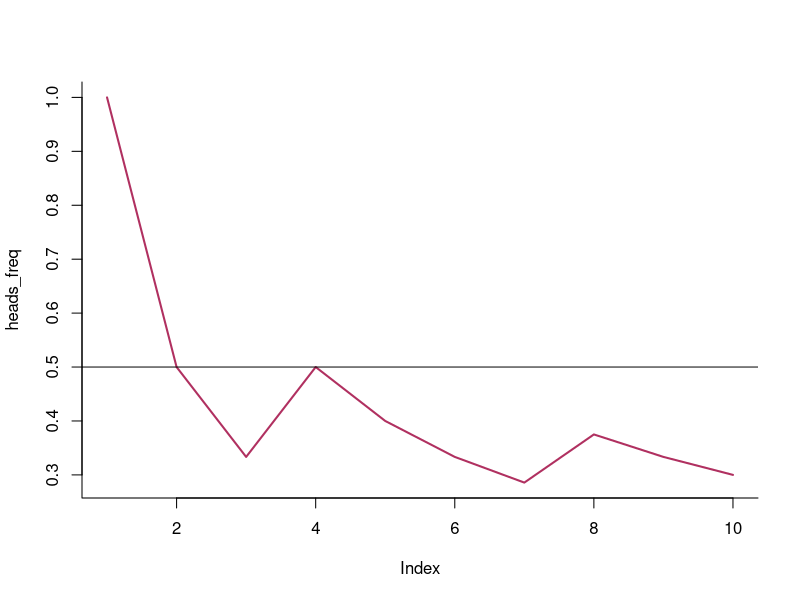
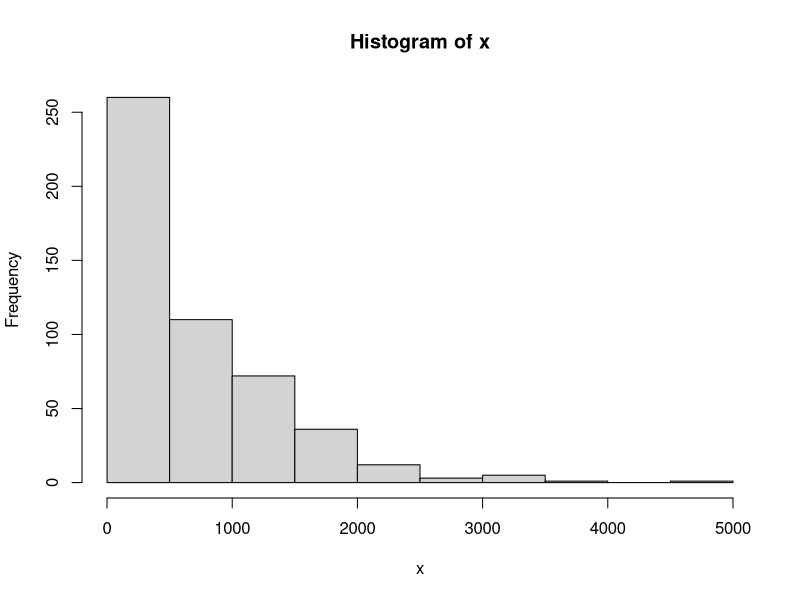
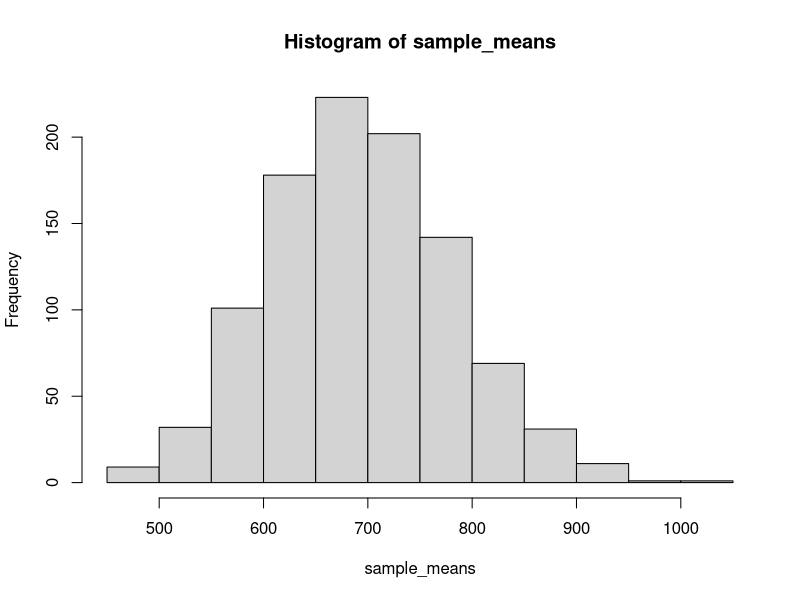
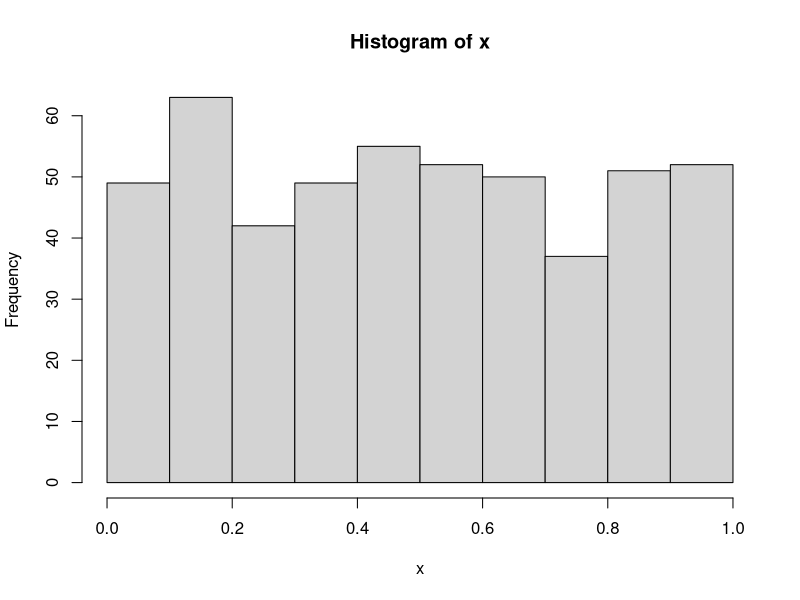
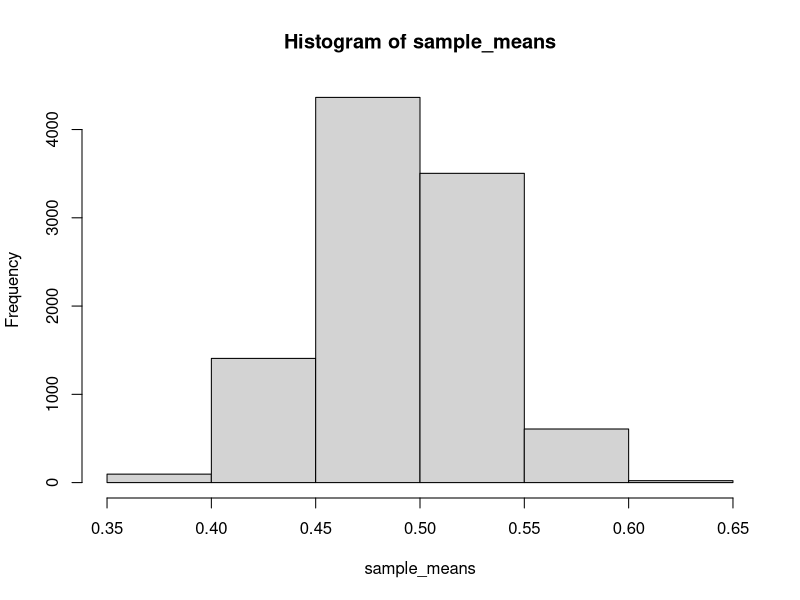

Generate these figures, in order, with R:
rm(list = ls())

num_flips <- 10 ## Keep increasing by * 10 to see how plot changes

coin <- c(0, 1)

flips <- sample(coin, size = num_flips, replace = TRUE)
flips
mean(flips)

heads_freq <- cumsum(flips == 0) / 1:num_flips

heads_freq[(length(heads_freq)-num_flips):length(heads_freq)]

plot(heads_freq, type="l", bty="l", col="maroon", lwd=2)
abline(h=0.5)


## Central limit theorem example:

# create random variable with highly skewed distribution

x <- rexp(500, 1/700)
hist(x)

sample_means <- NULL
for (i in 1:1000) {
  sample <- sample(x, 50)
  sample_means[i] <- mean(sample)
}
hist(sample_means, breaks=10)

# With uniform distribution

x <- runif(500, 0, 1)
hist(x)

sample_means <- NULL
for (i in 1:10000) {
  sample <- sample(x, 50)
  sample_means[i] <- mean(sample)
}
hist(sample_means, breaks=10)
